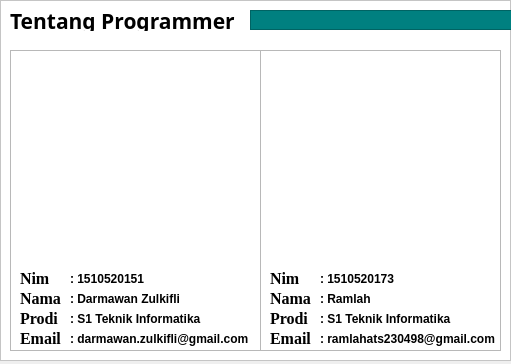
<?xml version="1.0" encoding="UTF-8"?>
<ui version="4.0">
 <class>Dialog</class>
 <widget class="QDialog" name="Dialog">
  <property name="geometry">
   <rect>
    <x>0</x>
    <y>0</y>
    <width>511</width>
    <height>364</height>
   </rect>
  </property>
  <property name="windowTitle">
   <string>Dialog</string>
  </property>
  <widget class="QLabel" name="label">
   <property name="geometry">
    <rect>
     <x>10</x>
     <y>10</y>
     <width>231</width>
     <height>21</height>
    </rect>
   </property>
   <property name="font">
    <font>
     <family>Noto Sans</family>
     <pointsize>16</pointsize>
     <weight>75</weight>
     <bold>true</bold>
    </font>
   </property>
   <property name="text">
    <string>Tentang Programmer</string>
   </property>
  </widget>
  <widget class="QFrame" name="frame">
   <property name="geometry">
    <rect>
     <x>10</x>
     <y>50</y>
     <width>251</width>
     <height>301</height>
    </rect>
   </property>
   <property name="frameShape">
    <enum>QFrame::StyledPanel</enum>
   </property>
   <property name="frameShadow">
    <enum>QFrame::Raised</enum>
   </property>
   <widget class="QLabel" name="label_2">
    <property name="geometry">
     <rect>
      <x>10</x>
      <y>220</y>
      <width>56</width>
      <height>17</height>
     </rect>
    </property>
    <property name="font">
     <font>
      <family>Times New Roman</family>
      <pointsize>12</pointsize>
      <weight>75</weight>
      <bold>true</bold>
     </font>
    </property>
    <property name="text">
     <string>Nim</string>
    </property>
   </widget>
   <widget class="QLabel" name="label_3">
    <property name="geometry">
     <rect>
      <x>10</x>
      <y>240</y>
      <width>56</width>
      <height>17</height>
     </rect>
    </property>
    <property name="font">
     <font>
      <family>Times New Roman</family>
      <pointsize>12</pointsize>
      <weight>75</weight>
      <bold>true</bold>
     </font>
    </property>
    <property name="text">
     <string>Nama</string>
    </property>
   </widget>
   <widget class="QLabel" name="label_4">
    <property name="geometry">
     <rect>
      <x>10</x>
      <y>260</y>
      <width>56</width>
      <height>17</height>
     </rect>
    </property>
    <property name="font">
     <font>
      <family>Times New Roman</family>
      <pointsize>12</pointsize>
      <weight>75</weight>
      <bold>true</bold>
     </font>
    </property>
    <property name="text">
     <string>Prodi</string>
    </property>
   </widget>
   <widget class="QLabel" name="label_5">
    <property name="geometry">
     <rect>
      <x>10</x>
      <y>280</y>
      <width>56</width>
      <height>17</height>
     </rect>
    </property>
    <property name="font">
     <font>
      <family>Times New Roman</family>
      <pointsize>12</pointsize>
      <weight>75</weight>
      <bold>true</bold>
     </font>
    </property>
    <property name="text">
     <string>Email</string>
    </property>
   </widget>
   <widget class="QLabel" name="label_10">
    <property name="geometry">
     <rect>
      <x>60</x>
      <y>220</y>
      <width>121</width>
      <height>17</height>
     </rect>
    </property>
    <property name="font">
     <font>
      <weight>75</weight>
      <bold>true</bold>
     </font>
    </property>
    <property name="text">
     <string>: 1510520151</string>
    </property>
   </widget>
   <widget class="QLabel" name="label_11">
    <property name="geometry">
     <rect>
      <x>60</x>
      <y>240</y>
      <width>131</width>
      <height>17</height>
     </rect>
    </property>
    <property name="font">
     <font>
      <weight>75</weight>
      <bold>true</bold>
     </font>
    </property>
    <property name="text">
     <string>: Darmawan Zulkifli</string>
    </property>
   </widget>
   <widget class="QLabel" name="label_12">
    <property name="geometry">
     <rect>
      <x>60</x>
      <y>260</y>
      <width>151</width>
      <height>17</height>
     </rect>
    </property>
    <property name="font">
     <font>
      <weight>75</weight>
      <bold>true</bold>
     </font>
    </property>
    <property name="text">
     <string>: S1 Teknik Informatika</string>
    </property>
   </widget>
   <widget class="QLabel" name="label_13">
    <property name="geometry">
     <rect>
      <x>60</x>
      <y>280</y>
      <width>191</width>
      <height>17</height>
     </rect>
    </property>
    <property name="font">
     <font>
      <weight>75</weight>
      <bold>true</bold>
     </font>
    </property>
    <property name="text">
     <string>: darmawan.zulkifli@gmail.com</string>
    </property>
   </widget>
   <widget class="QLabel" name="label_20">
    <property name="geometry">
     <rect>
      <x>10</x>
      <y>10</y>
      <width>141</width>
      <height>181</height>
     </rect>
    </property>
    <property name="text">
     <string/>
    </property>
    <property name="pixmap">
     <pixmap>icon/admin.jpg</pixmap>
    </property>
    <property name="scaledContents">
     <bool>true</bool>
    </property>
   </widget>
  </widget>
  <widget class="QFrame" name="frame_2">
   <property name="geometry">
    <rect>
     <x>260</x>
     <y>50</y>
     <width>241</width>
     <height>301</height>
    </rect>
   </property>
   <property name="frameShape">
    <enum>QFrame::StyledPanel</enum>
   </property>
   <property name="frameShadow">
    <enum>QFrame::Raised</enum>
   </property>
   <widget class="QLabel" name="label_9">
    <property name="geometry">
     <rect>
      <x>10</x>
      <y>240</y>
      <width>56</width>
      <height>17</height>
     </rect>
    </property>
    <property name="font">
     <font>
      <family>Times New Roman</family>
      <pointsize>12</pointsize>
      <weight>75</weight>
      <bold>true</bold>
     </font>
    </property>
    <property name="text">
     <string>Nama</string>
    </property>
   </widget>
   <widget class="QLabel" name="label_7">
    <property name="geometry">
     <rect>
      <x>10</x>
      <y>220</y>
      <width>56</width>
      <height>17</height>
     </rect>
    </property>
    <property name="font">
     <font>
      <family>Times New Roman</family>
      <pointsize>12</pointsize>
      <weight>75</weight>
      <bold>true</bold>
     </font>
    </property>
    <property name="text">
     <string>Nim</string>
    </property>
   </widget>
   <widget class="QLabel" name="label_6">
    <property name="geometry">
     <rect>
      <x>10</x>
      <y>260</y>
      <width>56</width>
      <height>17</height>
     </rect>
    </property>
    <property name="font">
     <font>
      <family>Times New Roman</family>
      <pointsize>12</pointsize>
      <weight>75</weight>
      <bold>true</bold>
     </font>
    </property>
    <property name="text">
     <string>Prodi</string>
    </property>
   </widget>
   <widget class="QLabel" name="label_8">
    <property name="geometry">
     <rect>
      <x>10</x>
      <y>280</y>
      <width>56</width>
      <height>17</height>
     </rect>
    </property>
    <property name="font">
     <font>
      <family>Times New Roman</family>
      <pointsize>12</pointsize>
      <weight>75</weight>
      <bold>true</bold>
     </font>
    </property>
    <property name="text">
     <string>Email</string>
    </property>
   </widget>
   <widget class="QLabel" name="label_17">
    <property name="geometry">
     <rect>
      <x>60</x>
      <y>220</y>
      <width>121</width>
      <height>17</height>
     </rect>
    </property>
    <property name="font">
     <font>
      <weight>75</weight>
      <bold>true</bold>
     </font>
    </property>
    <property name="text">
     <string>: 1510520173</string>
    </property>
   </widget>
   <widget class="QLabel" name="label_16">
    <property name="geometry">
     <rect>
      <x>60</x>
      <y>260</y>
      <width>151</width>
      <height>17</height>
     </rect>
    </property>
    <property name="font">
     <font>
      <weight>75</weight>
      <bold>true</bold>
     </font>
    </property>
    <property name="text">
     <string>: S1 Teknik Informatika</string>
    </property>
   </widget>
   <widget class="QLabel" name="label_14">
    <property name="geometry">
     <rect>
      <x>60</x>
      <y>240</y>
      <width>131</width>
      <height>17</height>
     </rect>
    </property>
    <property name="font">
     <font>
      <weight>75</weight>
      <bold>true</bold>
     </font>
    </property>
    <property name="text">
     <string>: Ramlah</string>
    </property>
   </widget>
   <widget class="QLabel" name="label_15">
    <property name="geometry">
     <rect>
      <x>60</x>
      <y>280</y>
      <width>181</width>
      <height>17</height>
     </rect>
    </property>
    <property name="font">
     <font>
      <weight>75</weight>
      <bold>true</bold>
     </font>
    </property>
    <property name="text">
     <string>: ramlahats230498@gmail.com</string>
    </property>
   </widget>
   <widget class="QLabel" name="label_21">
    <property name="geometry">
     <rect>
      <x>10</x>
      <y>10</y>
      <width>131</width>
      <height>171</height>
     </rect>
    </property>
    <property name="text">
     <string/>
    </property>
    <property name="pixmap">
     <pixmap>icon/admin.png</pixmap>
    </property>
    <property name="scaledContents">
     <bool>true</bool>
    </property>
   </widget>
  </widget>
  <widget class="QFrame" name="frame_3">
   <property name="geometry">
    <rect>
     <x>0</x>
     <y>0</y>
     <width>511</width>
     <height>361</height>
    </rect>
   </property>
   <property name="styleSheet">
    <string notr="true">background-color: rgb(255, 255, 255);</string>
   </property>
   <property name="frameShape">
    <enum>QFrame::StyledPanel</enum>
   </property>
   <property name="frameShadow">
    <enum>QFrame::Raised</enum>
   </property>
   <widget class="QFrame" name="frame_4">
    <property name="geometry">
     <rect>
      <x>250</x>
      <y>10</y>
      <width>271</width>
      <height>20</height>
     </rect>
    </property>
    <property name="styleSheet">
     <string notr="true">background-color: rgb(0, 128, 128);</string>
    </property>
    <property name="frameShape">
     <enum>QFrame::StyledPanel</enum>
    </property>
    <property name="frameShadow">
     <enum>QFrame::Raised</enum>
    </property>
   </widget>
   <zorder>frame_2</zorder>
   <zorder>label</zorder>
   <zorder>frame_4</zorder>
  </widget>
  <zorder>frame_3</zorder>
  <zorder>label</zorder>
  <zorder>frame</zorder>
  <zorder>frame_2</zorder>
 </widget>
 <resources/>
 <connections/>
</ui>
